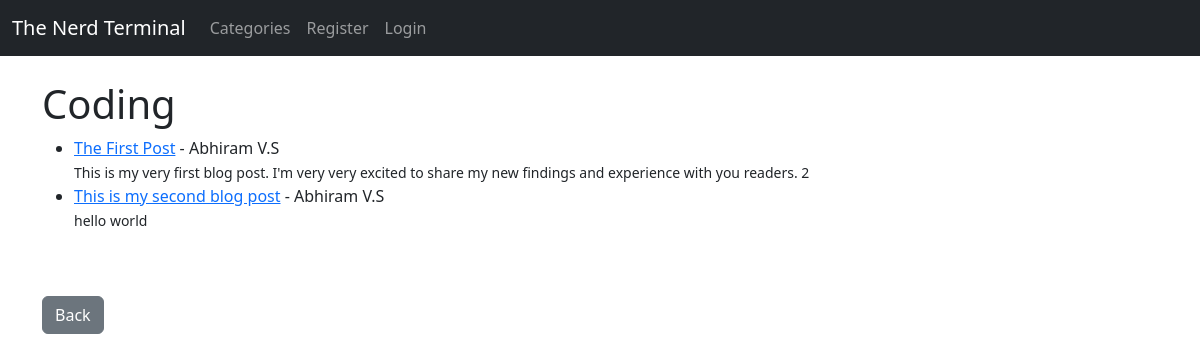
The page /category/coding/ on the database as committed earlier.
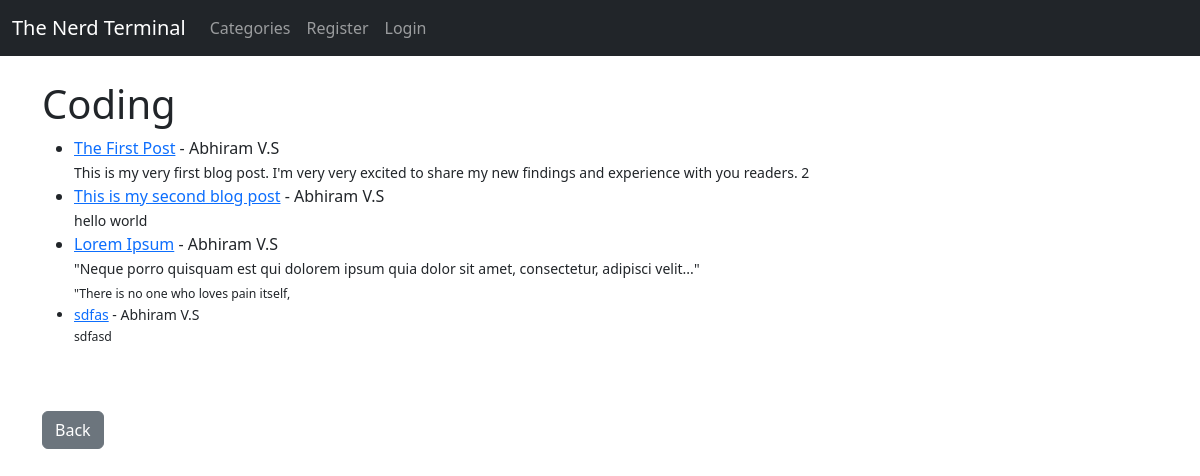
The same page on the database as committed later.
### myblog/models.py (models this page shows, shortened)
class Post(models.Model):
    title = models.CharField(max_length=255)
    title_tag = models.CharField(max_length=255)
    author = models.ForeignKey(User, on_delete=models.CASCADE)
    body = models.TextField()
    post_date = models.DateField(auto_now_add=True)
    category = models.CharField(max_length=100, default='coding')
    likes = models.ManyToManyField(User, related_name='blog_post')

### myblog/views.py (the view)
# urls.py: path('category/<str:cats>/', CategoryView, name="category"),
def CategoryView(request, cats):
    category_posts = Post.objects.filter(category=cats.replace('-', ' '))
    return render(request, 'categories.html', {'cats': cats.replace('-', ' ').title(), 'category_posts':category_posts})

### myblog/templates/categories.html (shortened to what this page needs)
{% extends 'base.html' %}
{% block content %}
    {% if category_posts %}
        <h1>{{ cats }}</h1>
        <ul>
        {% for post in category_posts %}
            <li>
                <a href="{% url 'article-view' post.pk %}">{{ post.title }}</a> - {{ post.author.first_name }} {{ post.author.last_name }}
                <small>
                    <br>
                    {{ post.body|slice:":150"|safe }}
                </small>
            </li>
        {% endfor %}
        </ul>
        <br><br>
        <a href="{% url 'category-list' %}" class="btn btn-secondary">Back</a>
    {% else %}
        404 page not found.
    {% endif %}
{% endblock %}

Rows that differ between the two databases and show on the page:
added Post: title "Lorem Ipsum", author.first_name "Abhiram", author.last_name "V.S", body "\"Neque porro quisquam est qui dolorem ipsum quia dolor sit amet, consectetur, adipisci velit...\" \"There is no one who loves pain itself,"
added Post: title "sdfas", author.first_name "Abhiram", author.last_name "V.S", body "sdfasd"
